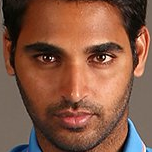
#> input picture dataset/User.1.1.png, 152 x 152 px; its folder holds 4 pictures in this run
$ python FaceTraining.py
#> lines starting #> are read from the running program, lines starting #| are printed output that depends on the picture
import cv2
import numpy as np
from PIL import Image
import os

# Path for face image database
path = 'dataset'
recognizer = cv2.face.LBPHFaceRecognizer_create()
detector = cv2.CascadeClassifier("haarcascade_frontalface_default.xml")


# function to get the images and label data
def getImagesAndLabels(path):
#> called with path = 'dataset'
    imagePaths = [os.path.join(path, f) for f in os.listdir(path)]
    faceSamples = []
    ids = []
    for imagePath in imagePaths:
        PIL_img = Image.open(imagePath).convert('L')  # grayscale
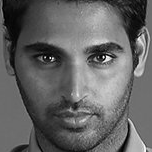
#> PIL_img: PIL image 152x152 L; min 0, max 251, mean 99.9
        img_numpy = np.array(PIL_img, 'uint8')
        id = int(os.path.split(imagePath)[-1].split(".")[1])
        faces = detector.detectMultiScale(img_numpy)
#> faces = [[14, 13, 121, 121]]
        for (x, y, w, h) in faces:
            faceSamples.append(img_numpy[y:y + h, x:x + w])
            ids.append(id)
#> this loop made 1 pass
#> after the loop, faceSamples = 1 item; ids = [1]
#> pass 2 of the loop in getImagesAndLabels, `for imagePath in imagePaths:`:
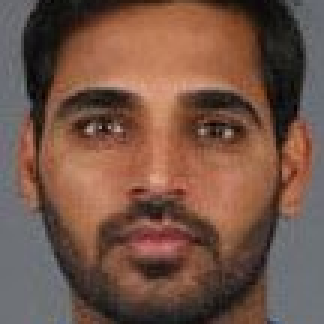
#> input picture dataset/User.1.2.png, 108 x 108 px (shown 3 times larger)
#> in getImagesAndLabels, `PIL_img = Image.open(imagePath).convert('L')`:
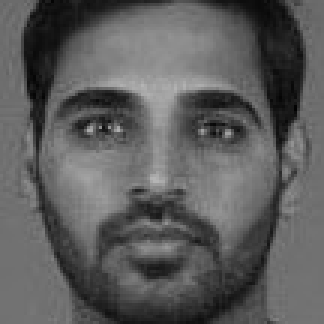
#> PIL_img: PIL image 108x108 L (shown 3 times larger); min 2, max 180, mean 92.2
#> faces = [[8, 8, 88, 88]]
#> the loop in getImagesAndLabels, `for (x, y, w, h) in faces:` made 1 pass
#> after the loop in getImagesAndLabels, `for (x, y, w, h) in faces:`: faceSamples = 2 items; ids = [1, 1]
#> pass 3 of the loop in getImagesAndLabels, `for imagePath in imagePaths:`:
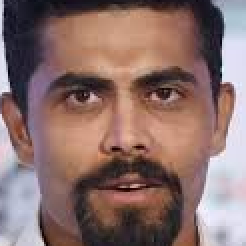
#> input picture dataset/User.10.1.png, 123 x 123 px (shown 2 times larger)
#> in getImagesAndLabels, `PIL_img = Image.open(imagePath).convert('L')`:
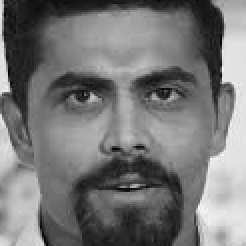
#> PIL_img: PIL image 123x123 L (shown 2 times larger); min 2, max 248, mean 118.4
#> faces = [[11, 8, 102, 102]]
#> the loop in getImagesAndLabels, `for (x, y, w, h) in faces:` made 1 pass
#> after the loop in getImagesAndLabels, `for (x, y, w, h) in faces:`: faceSamples = 3 items; ids = [1, 1, 10]
#> the loop made 4 passes; the first 3 are shown
    return faceSamples, ids


print("\n [INFO] Training faces. It will take a few seconds. Wait ...")
faces, ids = getImagesAndLabels(path)
recognizer.train(faces, np.array(ids))
# Save the model into trainer/trainer.yml
#> (the run stopped early here; a loop or call above may not have finished)
